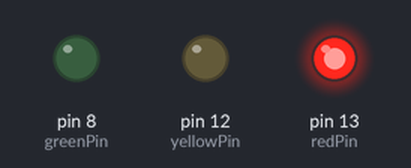
A sketch run on a simulated Arduino Uno, built with avr-gcc and run on an emulated ATmega328P. Shown: output pins drawn as LEDs (lit = HIGH).

Above: at 0.2 s.
At 0.7 s:
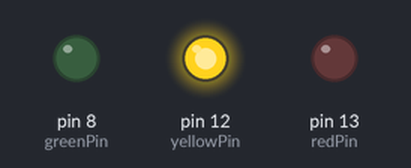
At 2.7 s:
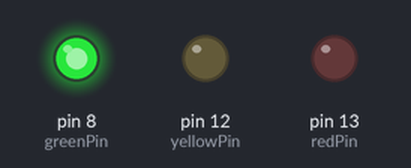
Timing chart, 0 to 3.5 s (numbered marks = the images above):
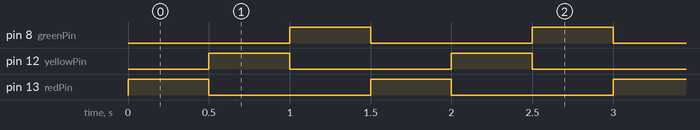

Measured:
- by itself, pin 8 (greenPin), pin 12 (yellowPin), pin 13 (redPin): alternates HIGH for 0.50 s and LOW for 1.0 s
- by itself, everything shown: repeats every 1.5 s, in 4 steps

The sketch:

redyellowgreen.ino
```cpp
int redPin = 13;
int yellowPin = 12;
int greenPin = 8;
void setup() {
  // put your setup code here, to run once:
  pinMode(redPin, OUTPUT);
  pinMode(yellowPin, OUTPUT);
  pinMode(greenPin, OUTPUT);
}

void loop() {
  digitalWrite(redPin, HIGH);
  delay(500);
  digitalWrite(redPin,LOW);
  digitalWrite(yellowPin, HIGH);
  delay(500);
  digitalWrite(yellowPin, LOW);
  digitalWrite(greenPin, HIGH);
  delay(500);
  digitalWrite(greenPin, LOW);
}
```
